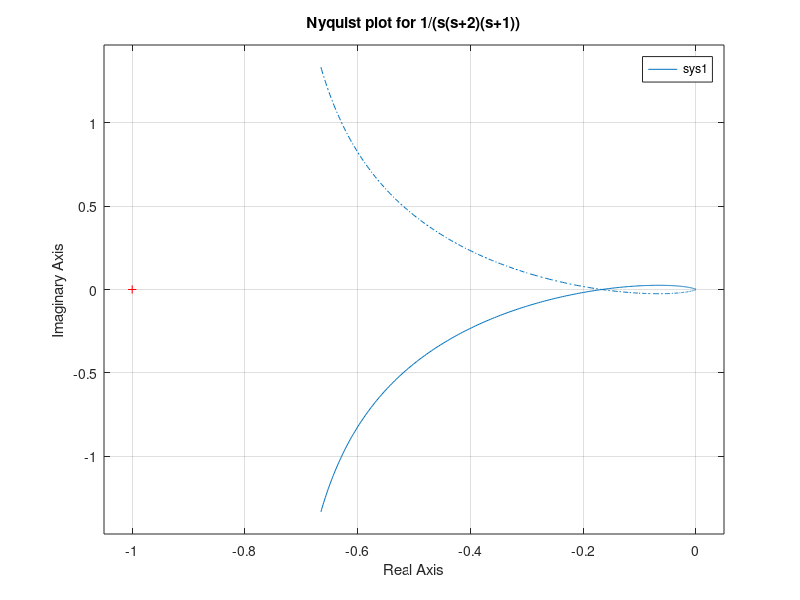
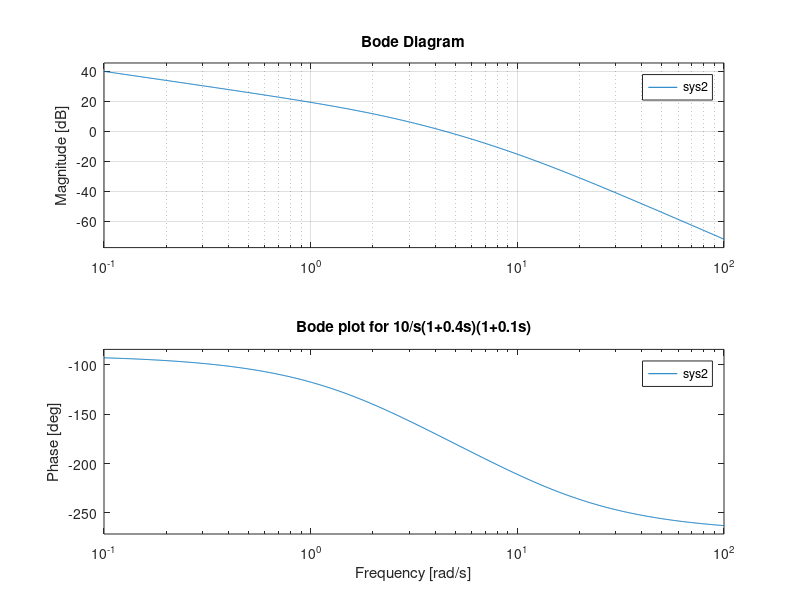
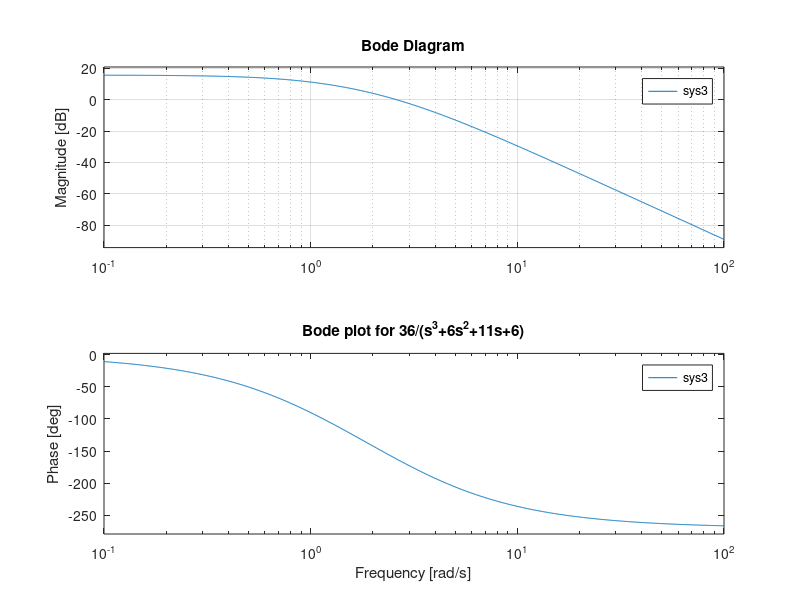

Write the MATLAB code that produced these figures, in order.
%Nyquist plot
sys1=tf([1],[1 3 2 0])
figure(1)
nyquist(sys1)
title('Nyquist plot for 1/(s(s+2)(s+1))')
%Bode plots
sys2 = tf([10],[0.04 0.5 1 0])
figure(2);
bode(sys2);
grid;
title('Bode plot for 10/s(1+0.4s)(1+0.1s)')

sys3 = tf([36],[1 6 11 6]);
figure(3);
bode(sys3);
grid;
title('Bode plot for 36/(s^3+6s^2+11s+6)')
